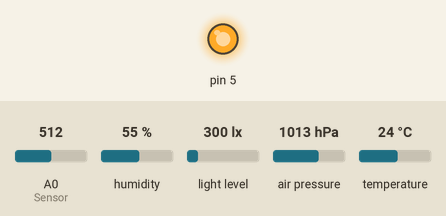
A sketch run on a simulated Arduino Uno, built with avr-gcc and run on an emulated ATmega328P. Parts: output pins drawn as LEDs (lit = HIGH). Inputs (shaded band) come from the test bench; at power-on: A0 (Sensor) = 512, humidity 55 %, light level 300 lx, air pressure 1013 hPa, temperature 24 °C. Random numbers use the default seed unless the sketch sets one; pins used as bus, display or sensor lines are not drawn; what the sketch prints to the serial monitor is not drawn.

Above: at 0.1 s.
Timing chart, 0 to 1.6 s (numbered marks = the images above):
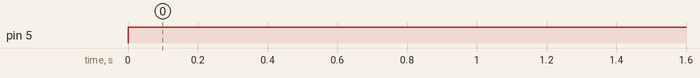

Measured:
- by itself, pin 5: LOW → HIGH at 0.00 s

The sketch:

All_sensors_498.ino
```cpp
#include <SoftwareSerial.h>
#include <Wire.h>
#include <BH1750.h>
#include <Adafruit_Sensor.h>
#include <Adafruit_BME280.h>

BH1750 lightMeter;

#define RE 8
#define DE 7
#define SEALEVELPRESSURE_HPA (1013.25)
Adafruit_BME280 bme;

const byte nitro[] = {0x01,0x03, 0x00, 0x1e, 0x00, 0x01, 0xe4, 0x0c};
const byte phos[] = {0x01,0x03, 0x00, 0x1f, 0x00, 0x01, 0xb5, 0xcc};
const byte pota[] = {0x01,0x03, 0x00, 0x20, 0x00, 0x01, 0x85, 0xc0};
byte values[11];

int Sensor = A0;
int ad_value;

SoftwareSerial mod(2,3);

long randNumber;

void setup() {
  Serial.begin(9600);
  mod.begin(9600);
  pinMode(RE, OUTPUT);
  pinMode(DE, OUTPUT);

  // Initialize the I2C bus (BH1750 library doesn't do this automatically)
  // On esp8266 devices you can select SCL and SDA pins using Wire.begin(D4, D3);
  Wire.begin();

  lightMeter.begin();
  //Serial.println(F("BH1750 Test"));

  if (!bme.begin(0x76)) {
   Serial.println("Could not find a valid BME280 sensor, check wiring!");
   while (1);
  }

  pinMode(Sensor, INPUT);
  pinMode(5,OUTPUT);
}

void loop() {

  //solenoid
  digitalWrite(5,HIGH);
  //BME
  //Serial.print("Temperature = ");
  Serial.println(int(bme.readTemperature()));
  //Serial.println("*C");

  //Serial.print("Pressure = ");
  Serial.println(int(bme.readPressure() / 100.0F));
  //Serial.println("hPa");

  //Serial.print("Approx. Altitude = ");
  Serial.println(int(bme.readAltitude(SEALEVELPRESSURE_HPA)));
  //Serial.println("m");

  //Serial.print("Humidity = ");
  Serial.println(int(bme.readHumidity()));
  //Serial.println("%");

  //SoilMoisture
  ad_value = analogRead(Sensor);
  //Serial.print("Output: ");
  Serial.println(int(ad_value));
  //delay(500);

  //LightIntensity
  float lux = lightMeter.readLightLevel();
  //Serial.print("Light: ");
  Serial.println(int(lux));
  //Serial.println(" lx");
  //delay(1000);

  //WaterFlow
  randNumber = random(78);
  Serial.println(int(randNumber));

  //NPK
  byte val1,val2,val3;
  val1 = nitrogen();
  delay(250);
  val2 = phosphorous();
  delay(250);
  val3 = potassium();
  delay(250);
  //Serial.println();
  //Serial.print("Nitrogen: ");
  Serial.println(val1);
  //Serial.print("X");
  //Serial.println(" mg/kg");
  //Serial.print("Phosphorous: ");
  Serial.println(val2);
  //Serial.print("X");
  //Serial.println(" mg/kg");
  //Serial.print("Potassium: ");
  Serial.println(val3);
  //Serial.print("X");
  //Serial.println(" mg/kg");

  delay(30000);

}

byte nitrogen(){
  digitalWrite(DE,HIGH);
  digitalWrite(RE,HIGH);
  delay(10);
  if(mod.write(nitro,sizeof(nitro))==8){
    digitalWrite(DE,LOW);
    digitalWrite(RE,LOW);
    for(byte i=0;i<7;i++){
    //Serial.print(mod.read(),HEX);
    values[i] = mod.read();
    //Serial.print(values[i],HEX);
    }
    //Serial.println();
  }
  return values[4];
}
byte phosphorous(){
  digitalWrite(DE,HIGH);
  digitalWrite(RE,HIGH);
  delay(10);
  if(mod.write(phos,sizeof(phos))==8){
    digitalWrite(DE,LOW);
    digitalWrite(RE,LOW);
    for(byte i=0;i<7;i++){
    //Serial.print(mod.read(),HEX);
    values[i] = mod.read();
    //Serial.print(values[i],HEX);
    }
    //Serial.println();
  }
  return values[4];
}

byte potassium(){
  digitalWrite(DE,HIGH);
  digitalWrite(RE,HIGH);
  delay(10);
  if(mod.write(pota,sizeof(pota))==8){
    digitalWrite(DE,LOW);
    digitalWrite(RE,LOW);
    for(byte i=0;i<7;i++){
    //Serial.print(mod.read(),HEX);
    values[i] = mod.read();
    //Serial.print(values[i],HEX);
    }
    //Serial.println();
  }
  return values[4];
}
```
